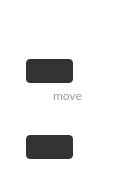
<?xml version="1.0" encoding="UTF-8"?>
<ui version="4.0">
 <class>StalledIssueFilePath</class>
 <widget class="QWidget" name="StalledIssueFilePath">
  <property name="geometry">
   <rect>
    <x>0</x>
    <y>0</y>
    <width>115</width>
    <height>169</height>
   </rect>
  </property>
  <property name="sizePolicy">
   <sizepolicy hsizetype="Preferred" vsizetype="Preferred">
    <horstretch>0</horstretch>
    <verstretch>0</verstretch>
   </sizepolicy>
  </property>
  <property name="minimumSize">
   <size>
    <width>0</width>
    <height>0</height>
   </size>
  </property>
  <property name="windowTitle">
   <string notr="true"/>
  </property>
  <property name="styleSheet">
   <string notr="true">*
{
	background-color: transparent;
}

#moveFilePathContainer[hasProblem=false][itsHover=false], #filePathContainer[hasProblem=false][itsHover=false]
{
  height: 24px;
  border-radius: 4px;
  background-color: rgba(0,0,0,0.04);
}

#moveFilePathContainer[hasProblem=false][itsHover=true], #filePathContainer[hasProblem=false][itsHover=true]
{
  height: 24px;
  border-radius: 4px;
  background-color: rgba(0,0,0,0.1);
}
#moveFilePathContainer[hasProblem=true] QLabel, #filePathContainer[hasProblem=true] QLabel
{
    font-family: Lato Regular;
    font-size: 12px;
    line-height: 20px;
    color: #FFFFFF;
}

#moveFilePathContainer[hasProblem=false] QLabel, #filePathContainer[hasProblem=false] QLabel
{
    font-family: Lato;
    font-size: 12px;
    line-height: 20px;
    color: #333333;
}

#moveFilePathContainer[hasProblem=true], #filePathContainer[hasProblem=true]
{
  height: 24px;
  border-radius: 4px;
  background-color: #F4484B;
  color: #FFFFFF;
}

#pathProblem, #movePathProblem
{
  min-height: 24px;
  max-height: 24px;
  border-radius: 4px;
  background-color: #333333;
  border: none;
}

#pathProblemMessage, #movePathProblemMessage
{
  font-family: Lato;
  font-size: 12px;
  line-height: 20px;
  color: #FFFFFF;
}

#filePath, #filePathIcon, #moveFilePath, #moveFilePathIcon
{
   background-color: &quot;transparent&quot;;
}

QPushButton
{
    border: none;
}

#lines, #moveLines, #movePathProblemLines
{
   min-width: 24px;
   max-width: 24px;
}</string>
  </property>
  <layout class="QGridLayout" name="gridLayout">
   <property name="leftMargin">
    <number>0</number>
   </property>
   <property name="topMargin">
    <number>3</number>
   </property>
   <property name="rightMargin">
    <number>0</number>
   </property>
   <property name="bottomMargin">
    <number>10</number>
   </property>
   <property name="horizontalSpacing">
    <number>5</number>
   </property>
   <property name="verticalSpacing">
    <number>0</number>
   </property>
   <item row="0" column="1" alignment="Qt::AlignTop">
    <widget class="QLabel" name="LocalOrRemoteIcon">
     <property name="sizePolicy">
      <sizepolicy hsizetype="Fixed" vsizetype="Fixed">
       <horstretch>0</horstretch>
       <verstretch>0</verstretch>
      </sizepolicy>
     </property>
     <property name="minimumSize">
      <size>
       <width>24</width>
       <height>24</height>
      </size>
     </property>
     <property name="maximumSize">
      <size>
       <width>24</width>
       <height>24</height>
      </size>
     </property>
     <property name="text">
      <string/>
     </property>
     <property name="alignment">
      <set>Qt::AlignCenter</set>
     </property>
    </widget>
   </item>
   <item row="0" column="0">
    <spacer name="indent">
     <property name="orientation">
      <enum>Qt::Horizontal</enum>
     </property>
     <property name="sizeType">
      <enum>QSizePolicy::Fixed</enum>
     </property>
     <property name="sizeHint" stdset="0">
      <size>
       <width>0</width>
       <height>0</height>
      </size>
     </property>
    </spacer>
   </item>
   <item row="0" column="2" alignment="Qt::AlignLeft|Qt::AlignTop">
    <widget class="QLabel" name="LocalOrRemoteText">
     <property name="minimumSize">
      <size>
       <width>0</width>
       <height>24</height>
      </size>
     </property>
     <property name="maximumSize">
      <size>
       <width>16777215</width>
       <height>24</height>
      </size>
     </property>
     <property name="styleSheet">
      <string notr="true">#LocalOrRemoteText
{
    font-family: Lato;
    font-size: 12px;
    line-height: 15px;
    color: #666666;
}</string>
     </property>
     <property name="text">
      <string/>
     </property>
    </widget>
   </item>
   <item row="3" column="1" colspan="2" alignment="Qt::AlignTop">
    <widget class="QWidget" name="file" native="true">
     <property name="sizePolicy">
      <sizepolicy hsizetype="Preferred" vsizetype="Preferred">
       <horstretch>0</horstretch>
       <verstretch>0</verstretch>
      </sizepolicy>
     </property>
     <property name="styleSheet">
      <string notr="true"/>
     </property>
     <layout class="QGridLayout" name="gridLayout_3">
      <property name="leftMargin">
       <number>0</number>
      </property>
      <property name="topMargin">
       <number>0</number>
      </property>
      <property name="rightMargin">
       <number>0</number>
      </property>
      <property name="bottomMargin">
       <number>0</number>
      </property>
      <property name="horizontalSpacing">
       <number>0</number>
      </property>
      <property name="verticalSpacing">
       <number>4</number>
      </property>
      <item row="0" column="1">
       <widget class="QWidget" name="filePathContainer" native="true">
        <property name="sizePolicy">
         <sizepolicy hsizetype="Expanding" vsizetype="Preferred">
          <horstretch>0</horstretch>
          <verstretch>0</verstretch>
         </sizepolicy>
        </property>
        <property name="minimumSize">
         <size>
          <width>0</width>
          <height>0</height>
         </size>
        </property>
        <property name="maximumSize">
         <size>
          <width>16777215</width>
          <height>16777215</height>
         </size>
        </property>
        <property name="cursor">
         <cursorShape>PointingHandCursor</cursorShape>
        </property>
        <property name="itsHover" stdset="0">
         <bool>false</bool>
        </property>
        <layout class="QHBoxLayout" name="horizontalLayout" stretch="0,0,0">
         <property name="spacing">
          <number>6</number>
         </property>
         <property name="leftMargin">
          <number>0</number>
         </property>
         <property name="topMargin">
          <number>0</number>
         </property>
         <property name="rightMargin">
          <number>0</number>
         </property>
         <property name="bottomMargin">
          <number>0</number>
         </property>
         <item>
          <widget class="QLabel" name="filePathIcon">
           <property name="sizePolicy">
            <sizepolicy hsizetype="Fixed" vsizetype="Fixed">
             <horstretch>0</horstretch>
             <verstretch>0</verstretch>
            </sizepolicy>
           </property>
           <property name="minimumSize">
            <size>
             <width>24</width>
             <height>24</height>
            </size>
           </property>
           <property name="maximumSize">
            <size>
             <width>24</width>
             <height>24</height>
            </size>
           </property>
           <property name="text">
            <string/>
           </property>
           <property name="alignment">
            <set>Qt::AlignCenter</set>
           </property>
          </widget>
         </item>
         <item>
          <widget class="QLabel" name="filePath">
           <property name="sizePolicy">
            <sizepolicy hsizetype="Expanding" vsizetype="Preferred">
             <horstretch>0</horstretch>
             <verstretch>0</verstretch>
            </sizepolicy>
           </property>
           <property name="text">
            <string/>
           </property>
          </widget>
         </item>
         <item>
          <widget class="QLabel" name="filePathAction">
           <property name="sizePolicy">
            <sizepolicy hsizetype="Fixed" vsizetype="Fixed">
             <horstretch>0</horstretch>
             <verstretch>0</verstretch>
            </sizepolicy>
           </property>
           <property name="minimumSize">
            <size>
             <width>16</width>
             <height>16</height>
            </size>
           </property>
           <property name="maximumSize">
            <size>
             <width>16</width>
             <height>16</height>
            </size>
           </property>
           <property name="text">
            <string/>
           </property>
          </widget>
         </item>
        </layout>
       </widget>
      </item>
      <item row="1" column="1">
       <widget class="QWidget" name="pathProblemContainer" native="true">
        <layout class="QHBoxLayout" name="horizontalLayout_7">
         <property name="spacing">
          <number>0</number>
         </property>
         <property name="leftMargin">
          <number>0</number>
         </property>
         <property name="topMargin">
          <number>0</number>
         </property>
         <property name="rightMargin">
          <number>0</number>
         </property>
         <property name="bottomMargin">
          <number>0</number>
         </property>
         <item>
          <widget class="QWidget" name="pathProblem" native="true">
           <property name="minimumSize">
            <size>
             <width>0</width>
             <height>24</height>
            </size>
           </property>
           <layout class="QHBoxLayout" name="horizontalLayout_4">
            <property name="spacing">
             <number>6</number>
            </property>
            <property name="leftMargin">
             <number>0</number>
            </property>
            <property name="topMargin">
             <number>0</number>
            </property>
            <property name="rightMargin">
             <number>10</number>
            </property>
            <property name="bottomMargin">
             <number>0</number>
            </property>
            <item>
             <widget class="QPushButton" name="pathProblemIcon">
              <property name="sizePolicy">
               <sizepolicy hsizetype="Fixed" vsizetype="Fixed">
                <horstretch>0</horstretch>
                <verstretch>0</verstretch>
               </sizepolicy>
              </property>
              <property name="minimumSize">
               <size>
                <width>24</width>
                <height>24</height>
               </size>
              </property>
              <property name="maximumSize">
               <size>
                <width>24</width>
                <height>24</height>
               </size>
              </property>
              <property name="text">
               <string/>
              </property>
              <property name="icon">
               <iconset resource="../../../gui/Resources_macx.qrc">
                <normaloff>:/images/StalledIssues/alert_circle_small_default.png</normaloff>:/images/StalledIssues/alert_circle_small_default.png</iconset>
              </property>
              <property name="iconSize">
               <size>
                <width>16</width>
                <height>16</height>
               </size>
              </property>
             </widget>
            </item>
            <item>
             <widget class="QLabel" name="pathProblemMessage">
              <property name="text">
               <string/>
              </property>
             </widget>
            </item>
           </layout>
          </widget>
         </item>
         <item>
          <spacer name="horizontalSpacer_6">
           <property name="orientation">
            <enum>Qt::Horizontal</enum>
           </property>
           <property name="sizeHint" stdset="0">
            <size>
             <width>40</width>
             <height>20</height>
            </size>
           </property>
          </spacer>
         </item>
        </layout>
       </widget>
      </item>
      <item row="0" column="0" rowspan="2">
       <widget class="QWidget" name="linesContainer" native="true">
        <property name="sizePolicy">
         <sizepolicy hsizetype="Fixed" vsizetype="Preferred">
          <horstretch>0</horstretch>
          <verstretch>0</verstretch>
         </sizepolicy>
        </property>
        <property name="minimumSize">
         <size>
          <width>26</width>
          <height>0</height>
         </size>
        </property>
        <property name="maximumSize">
         <size>
          <width>26</width>
          <height>16777215</height>
         </size>
        </property>
        <layout class="QHBoxLayout" name="horizontalLayout_8">
         <property name="spacing">
          <number>0</number>
         </property>
         <property name="leftMargin">
          <number>0</number>
         </property>
         <property name="topMargin">
          <number>0</number>
         </property>
         <property name="rightMargin">
          <number>2</number>
         </property>
         <property name="bottomMargin">
          <number>0</number>
         </property>
         <item alignment="Qt::AlignLeft">
          <widget class="QLabel" name="lines">
           <property name="sizePolicy">
            <sizepolicy hsizetype="Fixed" vsizetype="Preferred">
             <horstretch>0</horstretch>
             <verstretch>0</verstretch>
            </sizepolicy>
           </property>
           <property name="minimumSize">
            <size>
             <width>24</width>
             <height>0</height>
            </size>
           </property>
           <property name="maximumSize">
            <size>
             <width>24</width>
             <height>16777215</height>
            </size>
           </property>
          </widget>
         </item>
        </layout>
       </widget>
      </item>
     </layout>
    </widget>
   </item>
   <item row="4" column="1" colspan="2" alignment="Qt::AlignTop">
    <widget class="QWidget" name="moveFile" native="true">
     <property name="sizePolicy">
      <sizepolicy hsizetype="Preferred" vsizetype="Preferred">
       <horstretch>0</horstretch>
       <verstretch>0</verstretch>
      </sizepolicy>
     </property>
     <property name="styleSheet">
      <string notr="true">#moveLabel
{
    font-family: Lato;
    font-size: 12px;
    line-height: 20px;
    color: #999999;
}</string>
     </property>
     <layout class="QGridLayout" name="gridLayout_2">
      <property name="leftMargin">
       <number>0</number>
      </property>
      <property name="topMargin">
       <number>0</number>
      </property>
      <property name="rightMargin">
       <number>0</number>
      </property>
      <property name="bottomMargin">
       <number>0</number>
      </property>
      <property name="spacing">
       <number>0</number>
      </property>
      <item row="0" column="1">
       <widget class="QWidget" name="moveHeader" native="true">
        <layout class="QHBoxLayout" name="horizontalLayout_3">
         <property name="spacing">
          <number>3</number>
         </property>
         <property name="leftMargin">
          <number>0</number>
         </property>
         <property name="topMargin">
          <number>0</number>
         </property>
         <property name="rightMargin">
          <number>0</number>
         </property>
         <property name="bottomMargin">
          <number>0</number>
         </property>
         <item>
          <widget class="QLabel" name="moveLines">
           <property name="sizePolicy">
            <sizepolicy hsizetype="Fixed" vsizetype="Fixed">
             <horstretch>0</horstretch>
             <verstretch>0</verstretch>
            </sizepolicy>
           </property>
           <property name="minimumSize">
            <size>
             <width>24</width>
             <height>24</height>
            </size>
           </property>
           <property name="maximumSize">
            <size>
             <width>24</width>
             <height>24</height>
            </size>
           </property>
          </widget>
         </item>
         <item>
          <widget class="QLabel" name="moveLabel">
           <property name="text">
            <string>move</string>
           </property>
          </widget>
         </item>
         <item>
          <spacer name="horizontalSpacer_4">
           <property name="orientation">
            <enum>Qt::Horizontal</enum>
           </property>
           <property name="sizeHint" stdset="0">
            <size>
             <width>0</width>
             <height>0</height>
            </size>
           </property>
          </spacer>
         </item>
        </layout>
       </widget>
      </item>
      <item row="1" column="1">
       <widget class="QWidget" name="moveFilePathContainer" native="true">
        <property name="cursor">
         <cursorShape>PointingHandCursor</cursorShape>
        </property>
        <property name="styleSheet">
         <string notr="true"/>
        </property>
        <property name="itsHover" stdset="0">
         <bool>false</bool>
        </property>
        <layout class="QHBoxLayout" name="horizontalLayout_2" stretch="0,1,0,0">
         <property name="spacing">
          <number>6</number>
         </property>
         <property name="leftMargin">
          <number>0</number>
         </property>
         <property name="topMargin">
          <number>0</number>
         </property>
         <property name="rightMargin">
          <number>0</number>
         </property>
         <property name="bottomMargin">
          <number>0</number>
         </property>
         <item>
          <widget class="QLabel" name="moveFilePathIcon">
           <property name="sizePolicy">
            <sizepolicy hsizetype="Fixed" vsizetype="Fixed">
             <horstretch>0</horstretch>
             <verstretch>0</verstretch>
            </sizepolicy>
           </property>
           <property name="minimumSize">
            <size>
             <width>24</width>
             <height>24</height>
            </size>
           </property>
           <property name="maximumSize">
            <size>
             <width>24</width>
             <height>24</height>
            </size>
           </property>
           <property name="text">
            <string/>
           </property>
           <property name="alignment">
            <set>Qt::AlignCenter</set>
           </property>
          </widget>
         </item>
         <item>
          <widget class="QLabel" name="moveFilePath">
           <property name="sizePolicy">
            <sizepolicy hsizetype="Expanding" vsizetype="Preferred">
             <horstretch>0</horstretch>
             <verstretch>0</verstretch>
            </sizepolicy>
           </property>
           <property name="text">
            <string/>
           </property>
          </widget>
         </item>
         <item>
          <spacer name="horizontalSpacer_2">
           <property name="orientation">
            <enum>Qt::Horizontal</enum>
           </property>
           <property name="sizeHint" stdset="0">
            <size>
             <width>0</width>
             <height>0</height>
            </size>
           </property>
          </spacer>
         </item>
         <item>
          <widget class="QLabel" name="moveFilePathAction">
           <property name="sizePolicy">
            <sizepolicy hsizetype="Fixed" vsizetype="Fixed">
             <horstretch>0</horstretch>
             <verstretch>0</verstretch>
            </sizepolicy>
           </property>
           <property name="minimumSize">
            <size>
             <width>16</width>
             <height>16</height>
            </size>
           </property>
           <property name="maximumSize">
            <size>
             <width>16</width>
             <height>16</height>
            </size>
           </property>
           <property name="text">
            <string/>
           </property>
          </widget>
         </item>
        </layout>
       </widget>
      </item>
      <item row="2" column="1">
       <spacer name="verticalSpacer_2">
        <property name="orientation">
         <enum>Qt::Vertical</enum>
        </property>
        <property name="sizeType">
         <enum>QSizePolicy::Fixed</enum>
        </property>
        <property name="sizeHint" stdset="0">
         <size>
          <width>0</width>
          <height>4</height>
         </size>
        </property>
       </spacer>
      </item>
      <item row="3" column="1">
       <widget class="QWidget" name="movePathProblemContainer" native="true">
        <layout class="QHBoxLayout" name="horizontalLayout_6">
         <property name="spacing">
          <number>0</number>
         </property>
         <property name="leftMargin">
          <number>0</number>
         </property>
         <property name="topMargin">
          <number>0</number>
         </property>
         <property name="rightMargin">
          <number>0</number>
         </property>
         <property name="bottomMargin">
          <number>0</number>
         </property>
         <item>
          <widget class="QWidget" name="movePathProblem" native="true">
           <layout class="QHBoxLayout" name="horizontalLayout_5">
            <property name="spacing">
             <number>6</number>
            </property>
            <property name="leftMargin">
             <number>0</number>
            </property>
            <property name="topMargin">
             <number>0</number>
            </property>
            <property name="rightMargin">
             <number>10</number>
            </property>
            <property name="bottomMargin">
             <number>0</number>
            </property>
            <item>
             <widget class="QPushButton" name="movePathProblemIcon">
              <property name="minimumSize">
               <size>
                <width>24</width>
                <height>24</height>
               </size>
              </property>
              <property name="maximumSize">
               <size>
                <width>24</width>
                <height>24</height>
               </size>
              </property>
              <property name="text">
               <string/>
              </property>
              <property name="icon">
               <iconset resource="../../../gui/Resources_macx.qrc">
                <normaloff>:/images/StalledIssues/alert_circle_small_default.png</normaloff>:/images/StalledIssues/alert_circle_small_default.png</iconset>
              </property>
              <property name="iconSize">
               <size>
                <width>16</width>
                <height>16</height>
               </size>
              </property>
             </widget>
            </item>
            <item>
             <widget class="QLabel" name="movePathProblemMessage">
              <property name="text">
               <string/>
              </property>
             </widget>
            </item>
           </layout>
          </widget>
         </item>
         <item>
          <spacer name="horizontalSpacer_5">
           <property name="orientation">
            <enum>Qt::Horizontal</enum>
           </property>
           <property name="sizeHint" stdset="0">
            <size>
             <width>40</width>
             <height>20</height>
            </size>
           </property>
          </spacer>
         </item>
        </layout>
       </widget>
      </item>
      <item row="1" column="0" rowspan="3">
       <widget class="QWidget" name="movePathProblemLinesContainer" native="true">
        <property name="minimumSize">
         <size>
          <width>26</width>
          <height>0</height>
         </size>
        </property>
        <property name="maximumSize">
         <size>
          <width>26</width>
          <height>16777215</height>
         </size>
        </property>
        <layout class="QVBoxLayout" name="verticalLayout">
         <property name="spacing">
          <number>0</number>
         </property>
         <property name="leftMargin">
          <number>2</number>
         </property>
         <property name="topMargin">
          <number>0</number>
         </property>
         <property name="rightMargin">
          <number>0</number>
         </property>
         <property name="bottomMargin">
          <number>0</number>
         </property>
         <item alignment="Qt::AlignRight">
          <widget class="QLabel" name="movePathProblemLines">
           <property name="sizePolicy">
            <sizepolicy hsizetype="Fixed" vsizetype="Preferred">
             <horstretch>0</horstretch>
             <verstretch>0</verstretch>
            </sizepolicy>
           </property>
           <property name="minimumSize">
            <size>
             <width>24</width>
             <height>0</height>
            </size>
           </property>
           <property name="maximumSize">
            <size>
             <width>24</width>
             <height>16777215</height>
            </size>
           </property>
           <property name="text">
            <string/>
           </property>
          </widget>
         </item>
        </layout>
       </widget>
      </item>
     </layout>
    </widget>
   </item>
   <item row="1" column="1">
    <spacer name="verticalSpacer">
     <property name="orientation">
      <enum>Qt::Vertical</enum>
     </property>
     <property name="sizeType">
      <enum>QSizePolicy::Fixed</enum>
     </property>
     <property name="sizeHint" stdset="0">
      <size>
       <width>0</width>
       <height>4</height>
      </size>
     </property>
    </spacer>
   </item>
  </layout>
 </widget>
 <resources>
  <include location="../../../gui/Resources_macx.qrc"/>
 </resources>
 <connections/>
</ui>
